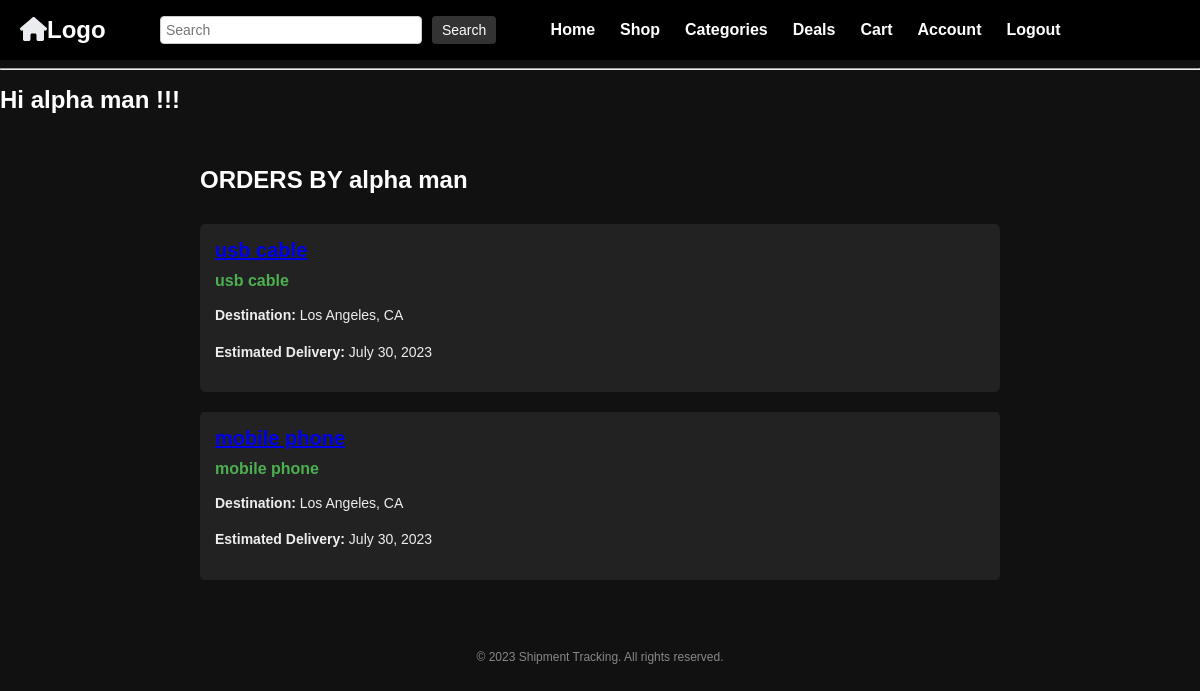
/accounts/shippment-tracking/ (signed in), run on the app's committed database.
### base/models.py (models this page shows)
class order_tracking(models.Model):
    tracking_id = models.CharField(max_length=10,null =True)
    user = models.ForeignKey(User,on_delete=models.CASCADE,null =True)
    Product = models.ForeignKey(product,null=True , on_delete= models.CASCADE)
    dlivery_status = models.ManyToManyField(status,null=True)
    created = models.DateTimeField(auto_now=True)
    updated = models.DateTimeField(auto_now_add=True)

class product(models.Model):
    price = models.BigIntegerField(null=True)
    name = models.CharField(null=True, max_length=50)
    type = models.ForeignKey(category,null =True,on_delete=models.CASCADE)
    for_sale =models.PositiveIntegerField(null = True)
    created_at = models.DateTimeField(default=timezone.now)  # Add the created_at field
    def __str__(self) -> str:
          return self.name

### user_accounts/views.py (the view)
# urls.py: path("shippment-tracking/",views.shippment_view, name="tracking"),
def shippment_view(request):
    page = "shippment"
    user = request.user
    product = orders.objects.filter(ordered_by=user)
    shippment_status_list = []
    for prod in product:
        order_status = order_tracking.objects.filter(user=user, Product=prod.name).first()
        shippment_status_list.append(order_status)
    context = {
        "list" : shippment_status_list
    }
    return render(request , "order_details.html",context)

### Templates/order_details.html (shortened to what this page needs)
{% extends 'main.html' %}
{% block content %}
<!DOCTYPE html>
<html lang="en">
    <head>
</head>
<body>
    <div class="container">
        <div class="header">
            <h1> ORDERS BY {{ request.user }}</h1>
        </div>
        {% for order_item in list %}
        <div class="shipment">
            <div class="tracking-number"><a href="{% url 'accounts:details' order_item.Product.id %}">{{ order_item.Product }}</a></div>
            <div class="status">{{order_item.Product.name}}</div>
            <div class="details">
                <p><strong>Destination:</strong> Los Angeles, CA</p>
                <p><strong>Estimated Delivery:</strong> July 30, 2023</p>
            </div>
        </div>
        {% endfor %}
        </div>
        <div class="footer">
            <p>© 2023 Shipment Tracking. All rights reserved.</p>
        </div>
</body>
</html>
{% endblock content %}

### Templates/navbar.html (shortened to what this page needs)
<!DOCTYPE html>
<html>
    <head>
        <link href="https://cdn.jsdelivr.net/npm/remixicon@3.5.0/fonts/remixicon.css" rel="stylesheet">
</head>
<body>
    <div class="class">
    <nav class="navbar">
        <a href="/" class="logo"><i class="fa-solid fa-house" style="color: #ebecf0;"></i>Logo</a>
        {% if page == "shippment" %}
        <form class="search-bar"  method="GET" action="{% url 'accounts:tracking' %}">
            <input type="text" name ="r" placeholder="Search" />
            <button type="submit"><i class="ri-search-line"></i></button>
        </form>
        {% else %}
        <form class="search-bar"  method="GET" action="{% url 'home' %}">
            <input type="text" name ="q" placeholder="Search" />
            <button type="submit">Search</button>
        </form>
        {% endif %}
        <ul class="nav-links">
            <li><a href="{% url 'home' %}">Home</a></li>
            <li><a href="#">Shop</a></li>
            <li><a href="#">Categories</a></li>
            <li><a href="#">Deals</a></li>
            <li><a href="{% url 'cart' %}">Cart</a></li>
            {% if request.user.is_authenticated %}
            <li><a href="{% url 'accounts:user-profile' %}">Account</a></li>
            <li><a href="{% url 'logout-user' %}">Logout</a></li>
            {% else %}
            <li><a href="{% url 'login-user' %}">Login</a></li>
            {% endif %}
        </ul>
    </nav>
    <hr>
  <h1> Hi {{request.user}} !!!</h1>
</body>
</html>

### Templates/navbar.html (style rules this page uses)
h1 { color: white; font-size: 24px; text-align: left; text-transform: camelcase; }
body { margin: 0; padding: 0; background-color: #f8f8f8; }
.navbar { background-color: #000; height: 60px; display: flex; align-items: center; justify-content: space-between; padding: 0 20px; }
.logo { font-size: 24px; font-weight: bold; text-decoration: none; color: #fff; }
.nav-links a { position: relative; color: #fff; text-decoration: none; }
.nav-links a::after { content: ''; position: absolute; left: 0; bottom: -6px; width: 100%; height: 3px; background: #fff; transform-origin: right; transform: scaleX(0); transition: transform .5s; }
.search-bar { display: flex; }
.search-bar input[type="text"] { width: 250px; padding: 5px; border: 1px solid #ccc; border-radius: 4px; font-size: 14px; }
.search-bar button { padding: 5px 10px; margin-left: 10px; background-color: #333; color: #fff; border: none; border-radius: 4px; cursor: pointer; font-size: 14px; }
.nav-links { display: flex; list-style-type: none; margin: 0; padding: 0; }
.nav-links li { margin-right: 15px; padding-right: 10px; }
.nav-links a { text-decoration: none; color: #fff; font-size: 16px; font-weight: bold; transform: scaleX(0); transition: transform .5s; }
.nav-links a::after { transform-origin: right; transform: scaleX(0); transition: transform .5s; }
button { padding-right: 10px; justify-content:space-between ; }

### Templates/order_details.html (style rules this page uses)
body { background-color: #111; color: #eee; font-family: Arial, sans-serif; }
.container { max-width: 800px; margin: 0 auto; padding: 20px; }
.header { text-align: center; margin-bottom: 30px; }
.shipment { background-color: #222; padding: 15px; border-radius: 5px; margin-bottom: 20px; }
.shipment .tracking-number { font-size: 20px; font-weight: bold; margin-bottom: 10px; }
.shipment .status { font-size: 16px; font-weight: bold; color: #4CAF50; margin-bottom: 10px; }
.shipment .details { font-size: 14px; line-height: 1.6; }
.footer { text-align: center; margin-top: 30px; color: #888; font-size: 12px; }

### data on the page
order_tracking: Product.name "usb cable"
order_tracking: Product.name "mobile phone"

### other printed values
{{ request.user }} "alpha man"
